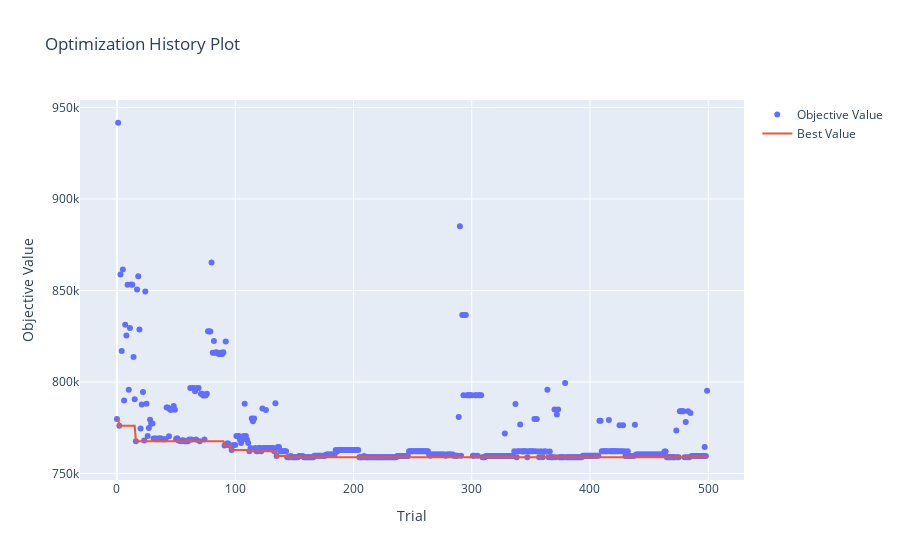
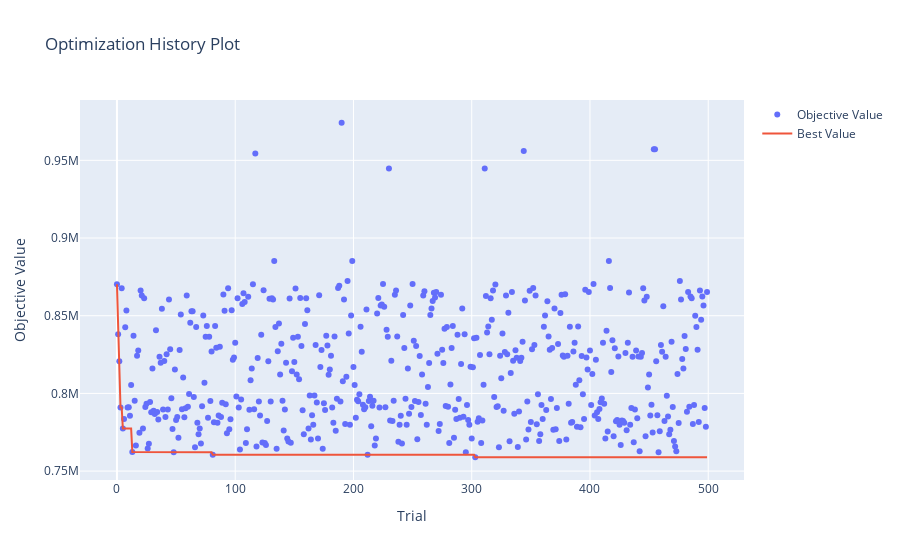
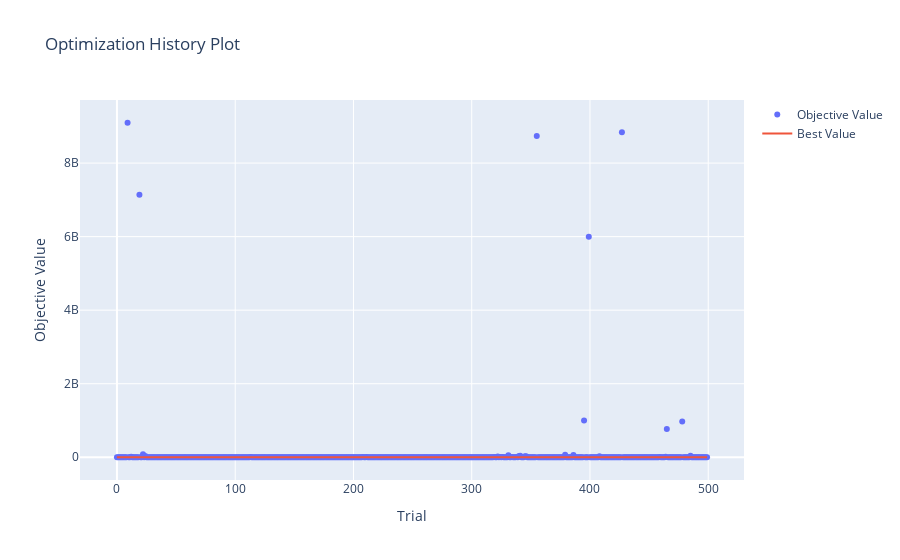
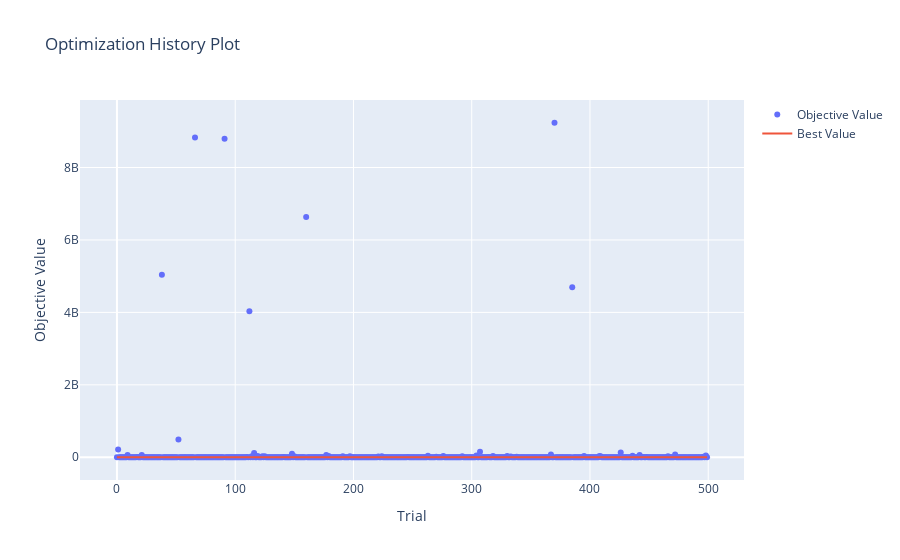

Notebook code for these charts, in order:
### Code cell
names = ["knn", "svm", "bayes", "tree", "forest"]
for (i, (study, study_random)) in enumerate(sol):
    print(names[i])
    optuna.visualization.plot_optimization_history(study).show()
    print(f"random {names[i]}")
    optuna.visualization.plot_optimization_history(study_random).show()

### Figure 1 — Plotly figure (JSON) as saved in the notebook; plotly's stock layout.template omitted (floating-point values rounded to 4 significant figures; data arrays with more than 128 entries replaced by an {"elided": "..."} marker saying what was removed)
{"data": [{"mode": "markers", "name": "Objective Value", "x": {"elided": "500 int values"}, "y": {"elided": "500 float values"}, "type": "scatter"}, {"name": "Best Value", "x": {"elided": "500 int values"}, "y": {"elided": "500 float values"}, "type": "scatter"}], "layout": {"title": {"text": "Optimization History Plot"}, "xaxis": {"title": {"text": "Trial"}}, "yaxis": {"title": {"text": "Objective Value"}}}}

### Figure 2 — Plotly figure (JSON) as saved in the notebook; plotly's stock layout.template omitted (floating-point values rounded to 4 significant figures; data arrays with more than 128 entries replaced by an {"elided": "..."} marker saying what was removed)
{"data": [{"mode": "markers", "name": "Objective Value", "x": {"elided": "500 int values"}, "y": {"elided": "500 float values"}, "type": "scatter"}, {"name": "Best Value", "x": {"elided": "500 int values"}, "y": {"elided": "500 float values"}, "type": "scatter"}], "layout": {"title": {"text": "Optimization History Plot"}, "xaxis": {"title": {"text": "Trial"}}, "yaxis": {"title": {"text": "Objective Value"}}}}

### Figure 3 — Plotly figure (JSON) as saved in the notebook; plotly's stock layout.template omitted (floating-point values rounded to 4 significant figures; data arrays with more than 128 entries replaced by an {"elided": "..."} marker saying what was removed)
{"data": [{"mode": "markers", "name": "Objective Value", "x": {"elided": "500 int values"}, "y": {"elided": "500 float values"}, "type": "scatter"}, {"name": "Best Value", "x": {"elided": "500 int values"}, "y": {"elided": "500 float values"}, "type": "scatter"}], "layout": {"title": {"text": "Optimization History Plot"}, "xaxis": {"title": {"text": "Trial"}}, "yaxis": {"title": {"text": "Objective Value"}}}}

### Figure 4 — Plotly figure (JSON) as saved in the notebook; plotly's stock layout.template omitted (floating-point values rounded to 4 significant figures; data arrays with more than 128 entries replaced by an {"elided": "..."} marker saying what was removed)
{"data": [{"mode": "markers", "name": "Objective Value", "x": {"elided": "500 int values"}, "y": {"elided": "500 float values"}, "type": "scatter"}, {"name": "Best Value", "x": {"elided": "500 int values"}, "y": {"elided": "500 float values"}, "type": "scatter"}], "layout": {"title": {"text": "Optimization History Plot"}, "xaxis": {"title": {"text": "Trial"}}, "yaxis": {"title": {"text": "Objective Value"}}}}
